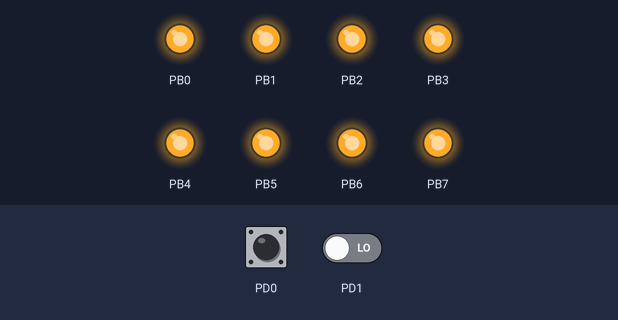
The program below on a simulated ATmega2560, built with avr-gcc and emulated at 8 MHz. On the bench: output pins drawn as LEDs (lit = HIGH). Inputs (shaded band) come from the test bench; at power-on: PD0 LOW, PD1 LOW.

Above: at 1.2 s.
1.3 s: PD0 driven HIGH
At 2.2 s:
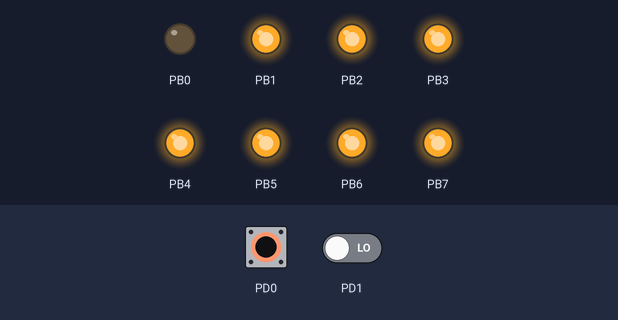
2.8 s: PD1 driven HIGH
At 3.3 s:
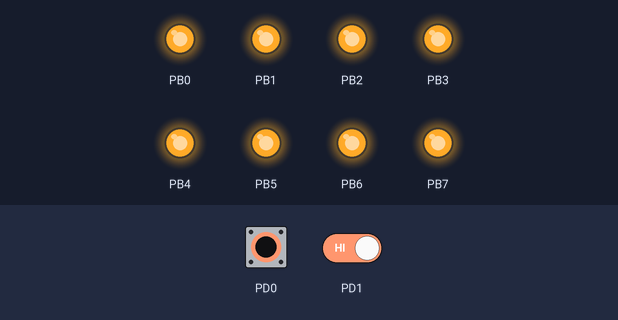
4.3 s: PD0 pulsed LOW 5 times (0.12 s each, 0.3 s apart)
At 6.2 s:
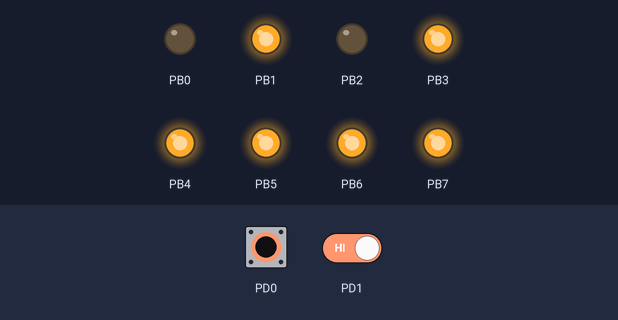
7.3 s: PD0 pulsed LOW 2 times (0.12 s each, 0.3 s apart)
At 9.0 s:
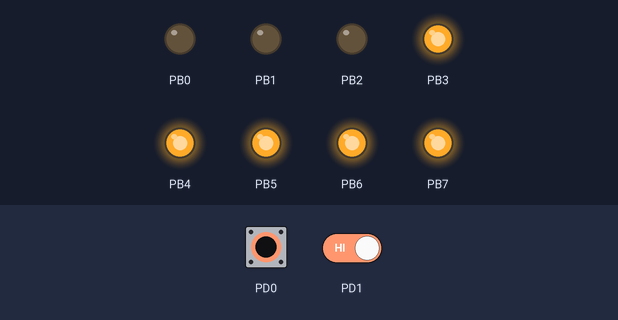
Timing chart, 0 to 10.4 s (numbered marks = the images above; inputs shaded):
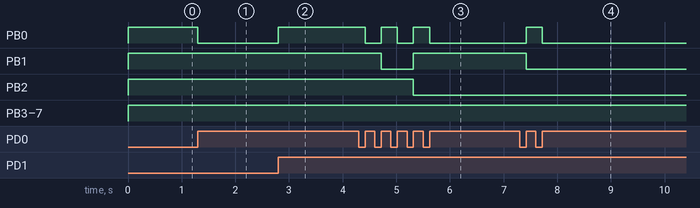

The program:

main.cpp
```cpp
/*
 * Interrupts.c
 *
 * Created: 8/13/2018 1:10:24 PM
 * Author : KNIGHT
 */

#include <avr/io.h>
#include <util/delay.h>
#include <avr/interrupt.h>

uint8_t counter =0;
ISR (INT0_vect) //The ISR() function is a general interrupt service routine
{
	counter ++;
}

ISR (INT1_vect)
{
	counter --;
}
int main(void)
{	DDRB =0xFF;
	EICRA = (1 <<ISC11) | (1 <<ISC10) | (1 << ISC00) | (1 << ISC01); // set INT0 and 1 rising edge
	EIMSK = (1 <<INT0)|(1<<INT1); // External Interrupt Enable INT0 and INT1
	sei(); //enable global interrupts
    while (1)
    {
		PORTB=~counter;
    }
}
```

Measured:
- after the input at 1.3 s, PB0: HIGH → LOW at once
- after the input at 2.8 s, PB0: LOW → HIGH at once
- after the input at 4.3 s, PB0: alternates HIGH for 0.30 s and LOW for 0.30 s, 5 changes in all, then stays LOW, starting after 0.12 s; PB1: HIGH → LOW after 0.42 s, → HIGH 0.60 s later; PB2: HIGH → LOW after 1.0 s
- after the input at 7.3 s, PB0: LOW → HIGH after 0.12 s, → LOW 0.30 s later; PB1: HIGH → LOW after 0.12 s
